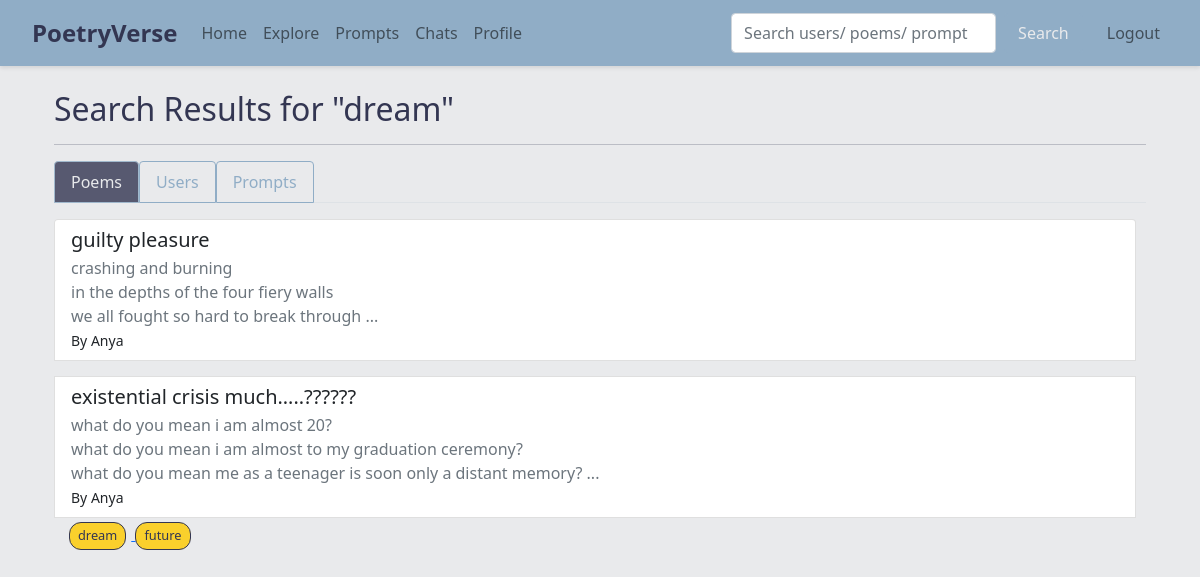
The page /search?q=dream (signed in) on the database its author committed.
### app.py (models this page shows)
class Tag(db.Model):
    id = db.Column(db.Integer, primary_key=True)
    name = db.Column(db.String(50), unique=True, nullable=False)

class Poem(db.Model):
    id = db.Column(db.Integer, primary_key=True)
    title = db.Column(db.String(200), nullable=False)
    content = db.Column(db.Text, nullable=False)
    poem_type = db.Column(db.String(100), nullable=True)
    rating = db.Column(db.Integer, default=0)
    user_id = db.Column(db.Integer, db.ForeignKey('user.id'), nullable=False)
    collection_id = db.Column(db.Integer, db.ForeignKey('collection.id'), nullable=True)
    visibility = db.Column(db.String(10), nullable=False, default='public')
    comments = db.relationship('Comment', backref='poem', lazy=True, cascade="all, delete-orphan")
    tags = db.relationship('Tag', secondary=poem_tags, backref=db.backref('poems', lazy='dynamic'))
    prompt_id = db.Column(db.Integer, db.ForeignKey('prompt.id'), nullable=True)

class User(db.Model, UserMixin):
    id = db.Column(db.Integer, primary_key=True)
    username = db.Column(db.String(150), unique=True, nullable=False)
    email = db.Column(db.String(150), unique=True, nullable=False)
    password = db.Column(db.String(200), nullable=False)
    description = db.Column(db.Text, nullable=True)
    profile_image = db.Column(db.String(300), nullable=True)
    poems = db.relationship('Poem', backref='author', lazy=True)
    collections = db.relationship('Collection', backref='owner', lazy=True)
    favorite_poems = db.relationship('Poem', secondary=favorites, backref=db.backref('favorited_by', lazy='dynamic'))
    following = db.relationship('User', secondary=followers,
                                primaryjoin=(followers.c.follower_id == id),
                                secondaryjoin=(followers.c.followed_id == id),
                                backref=db.backref('followers', lazy='dynamic'),
                                lazy='dynamic')

### app.py (the view)
@app.route('/search')
def search():
    query = request.args.get('q', '')
    user_results = []
    poem_results = []
    prompt_results = []
    if query:
        user_results = User.query.filter(User.username.ilike(f"%{query}%")).all()
        poem_results = Poem.query.filter(
            Poem.visibility=='public',
            ((Poem.title.ilike(f"%{query}%")) | (Poem.content.ilike(f"%{query}%")))
        ).all()
        tag_poems = Poem.query.join(Poem.tags).filter(Tag.name.ilike(f"%{query.lower()}%")).all()
        poem_results = list({p.id: p for p in poem_results + tag_poems}.values())
        prompt_results = Prompt.query.filter(
            (Prompt.title.ilike(f"%{query}%")) | (Prompt.description.ilike(f"%{query}%"))
        ).all()
    return render_template('search.html', query=query, user_results=user_results, poem_results=poem_results, prompt_results=prompt_results)

### app.py (called while the page is built)
@login_manager.user_loader
def load_user(user_id):
    return User.query.get(int(user_id))

### templates/search.html (shortened to what this page needs)
{% extends "base.html" %}
{% block content %}
<div class="container my-4">
  <h2>Search Results for "{{ query }}"</h2>
  <hr>
  <ul class="nav nav-tabs custom-tab-header" id="searchTabs" role="tablist">
    <li class="nav-item" role="presentation">
      <button class="nav-link active" id="poems-tab" data-bs-toggle="tab" data-bs-target="#poems" type="button" role="tab" aria-controls="poems" aria-selected="false">Poems</button>
    </li>
    <li class="nav-item" role="presentation">
      <button class="nav-link" id="users-tab" data-bs-toggle="tab" data-bs-target="#users" type="button" role="tab" aria-controls="users" aria-selected="true">Users</button>
    </li>
    <li class="nav-item" role="presentation">
      <button class="nav-link" id="prompts-tab" data-bs-toggle="tab" data-bs-target="#prompts" type="button" role="tab" aria-controls="prompts" aria-selected="false">Prompts</button>
    </li>
  </ul>
  <div class="tab-content" id="searchTabsContent">
    <div class="tab-pane fade custom-tab show active" id="poems" role="tabpanel" aria-labelledby="poems-tab">
      <div class="mt-3">
        {% if poem_results %}
          <div class="list-group search-results-container">
            {% for poem in poem_results %}
              <a href="{{ url_for('view_poem', poem_id=poem.id) }}" class="list-group-item list-group-item-action">
                <h5 class="mb-1">{{ poem.title }}</h5>
                {% set lines = poem.content.split('\n') %}
                {% set snippet = lines[:3]|join('<br>') %}
                <p class="text-muted mb-0">
                  {{ snippet|safe }}{% if lines|length > 3 %}...{% endif %}
                </p>
                <small>By {{ poem.author.username }}</small>
              </a>
              {% if poem.tags %}
                <div class="mt-1" style="padding-left: 15px;">
                  {% for tag in poem.tags %}
                    <a href="{{ url_for('search', q=tag.name) }}" class="tag-chip-link">
                      <span class="tag-chip-display">{{ tag.name }}</span>
                    </a>
                  {% endfor %}
                </div>
              {% endif %}
            {% endfor %}
          </div>
        {% else %}
          <p>No poems found.</p>
        {% endif %}
      </div>
    </div>
  </div>
</div>
{% endblock %}

### static/css/global.css (style rules this page uses)
body { background-color: #e9eaec; color: #333652; }
.search-results-container { max-height: 600px; overflow-y: auto; padding-right: 10px; }
.tag-chip-display { display: inline-block; background-color: #fad02c; color: #333652; padding: 3px 8px; border: 1px solid #333652; border-radius: 12px; font-size: 0.8rem; margin-right: 5px; transition: color 0.9s ease-in-out; }
.custom-tab { color: #90adc6; }
.custom-tab-header .nav-link { color: #90adc6 !important; border-color: #90adc6 !important; border-bottom-color: #90adc6 !important; }
.custom-tab-header .nav-link.active { color: #e9eaec !important; background-color: #333652; border-color: #90adc6 !important; border-bottom-color: #90adc6 !important; opacity: 0.8; }

### rows shown on the page
Tag: name "dream"
Poem: title "guilty pleasure", snippet "crashing and burning in the depths of the four fiery walls we all fought so hard to break through", author.username "Anya"
Poem: title "existential crisis much…..??????", snippet "what do you mean i am almost 20? what do you mean i am almost to my graduation ceremony? what do you mean me as a teenager is soon only a distant memory?", author.username "Anya"
Tag: name "future"
